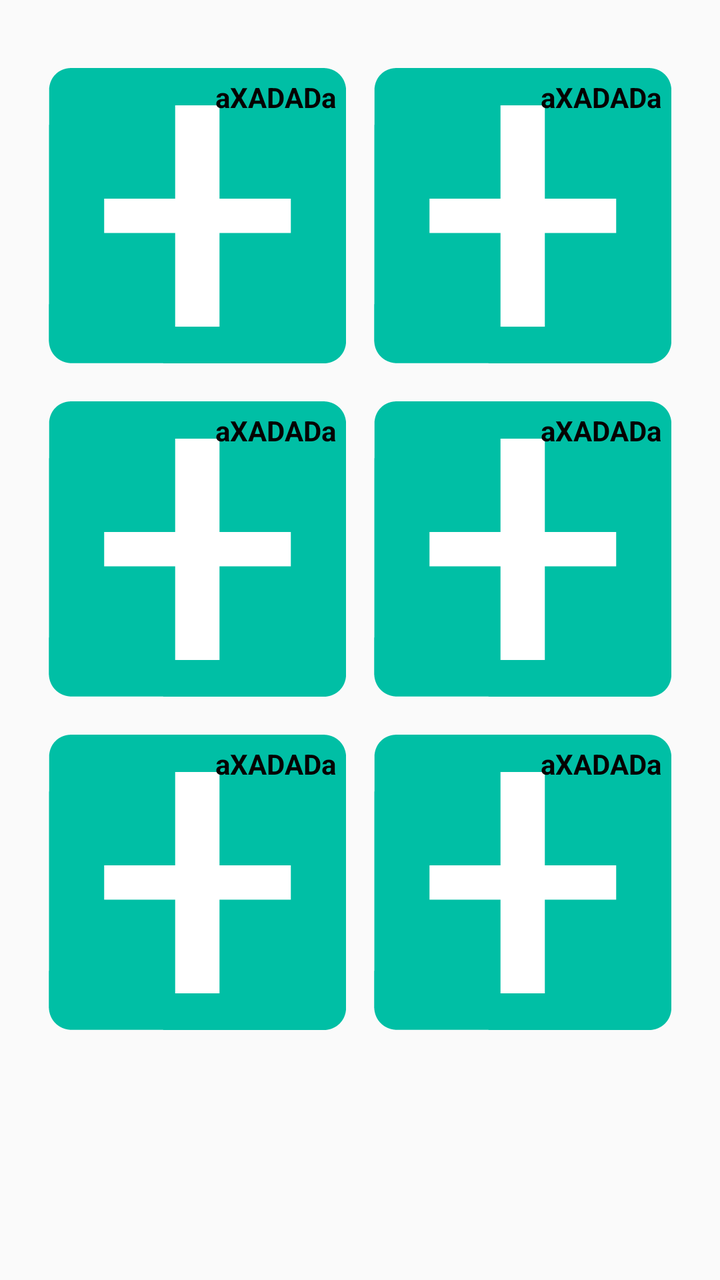
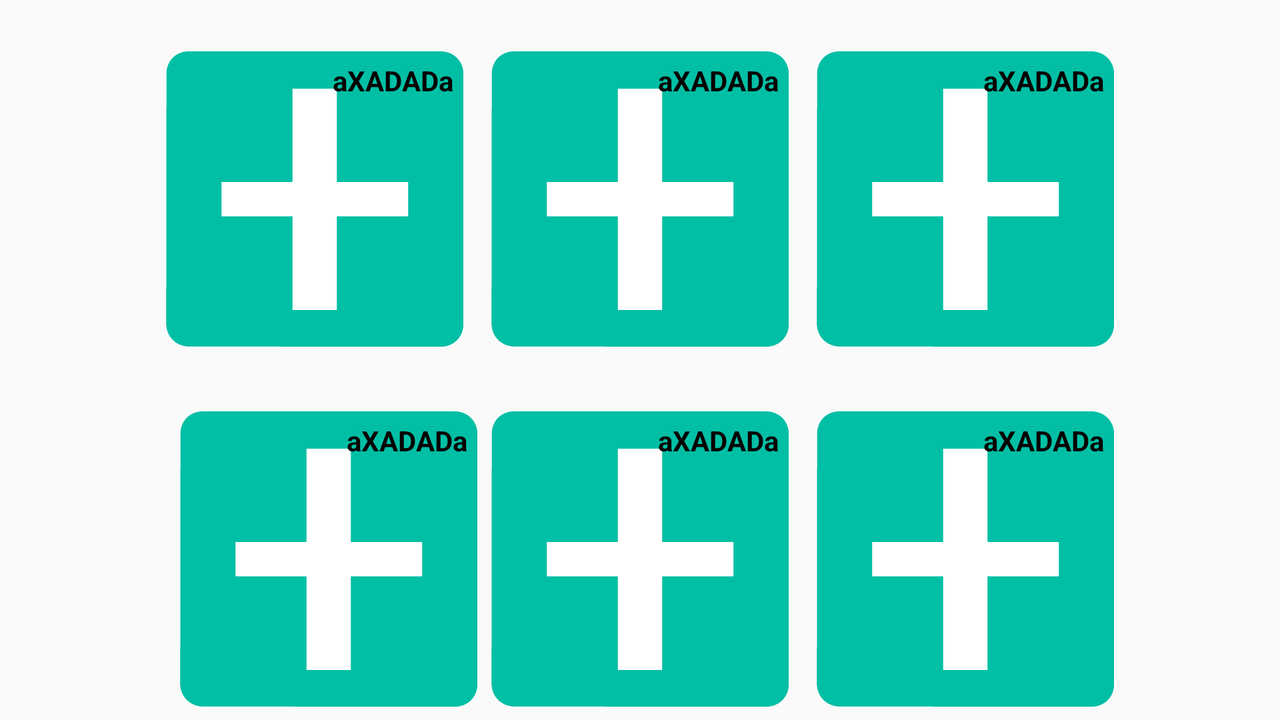

One screen, two layout resources from the same app: the default and the repository's alternative for another configuration. Each is rendered where Android would select it; the XML of both is given below.
<!-- AndroidManifest.xml: application theme AppTheme -->
<!-- res/layout/fragment_diary.xml -->
<?xml version="1.0" encoding="utf-8"?>
<TableLayout xmlns:android="http://schemas.android.com/apk/res/android"
    xmlns:app="http://schemas.android.com/apk/res-auto"
    android:layout_width="match_parent"
    android:layout_height="match_parent">

    <TableRow
        android:layout_width="match_parent"
        android:layout_height="match_parent"
        android:layout_marginTop="15dp"
        android:gravity="center">

        <include
            android:id="@+id/entry_0"
            layout="@layout/custom_entry"
            android:layout_width="wrap_content"
            android:layout_height="wrap_content"
            android:layout_column="0"
            android:layout_marginRight="7dp" />

        <include
            android:id="@+id/entry_1"
            layout="@layout/custom_entry"
            android:layout_width="wrap_content"
            android:layout_height="wrap_content"
            android:layout_column="3"
            android:layout_marginLeft="7dp" />
    </TableRow>

    <TableRow
        android:layout_width="match_parent"
        android:layout_height="match_parent"
        android:gravity="center">

        <include
            android:id="@+id/entry_2"
            layout="@layout/custom_entry"
            android:layout_width="wrap_content"
            android:layout_height="wrap_content"
            android:layout_column="0"
            android:layout_marginRight="7dp" />

        <include
            android:id="@+id/entry_3"
            layout="@layout/custom_entry"
            android:layout_width="wrap_content"
            android:layout_height="wrap_content"
            android:layout_column="3"
            android:layout_marginLeft="7dp" />
    </TableRow>

    <TableRow
        android:layout_width="match_parent"
        android:layout_height="match_parent"
        android:gravity="center">

        <include
            android:id="@+id/entry_4"
            layout="@layout/custom_entry"
            android:layout_width="wrap_content"
            android:layout_height="wrap_content"
            android:layout_column="0"
            android:layout_marginRight="7dp" />

        <include
            android:id="@+id/entry_5"
            layout="@layout/custom_entry"
            android:layout_width="wrap_content"
            android:layout_height="wrap_content"
            android:layout_column="3"
            android:layout_marginLeft="7dp" />
    </TableRow>

</TableLayout>
<!-- res/layout/custom_entry.xml (included above) -->
<?xml version="1.0" encoding="utf-8"?>
<RelativeLayout xmlns:android="http://schemas.android.com/apk/res/android"
    xmlns:app="http://schemas.android.com/apk/res-auto"
    android:layout_width="wrap_content"
    android:layout_height="wrap_content"
    android:layout_margin="15dp">

    <TextView
        android:id="@+id/txt_title"
        android:layout_width="wrap_content"
        android:layout_height="wrap_content"
        android:layout_centerHorizontal="true"
        android:textColor="@android:color/black"
        android:textSize="14sp" />

    <RelativeLayout
        android:layout_width="wrap_content"
        android:layout_height="wrap_content"
        android:layout_below="@+id/txt_title">

        <ImageView
            android:id="@+id/img"
            android:layout_width="wrap_content"
            android:layout_height="wrap_content"
            android:adjustViewBounds="true"
            android:scaleType="centerCrop"
            android:src="@drawable/add_entry_teal" />

        <TextView
            android:id="@+id/txt_caption"
            android:layout_width="wrap_content"
            android:layout_height="wrap_content"
            android:layout_alignRight="@+id/img"
            android:layout_margin="5dp"
            android:text="aXADADa"
            android:textColor="#050101"
            android:textStyle="bold" />
    </RelativeLayout>

</RelativeLayout>
<!-- resources referenced by this layout -->
<resources>
  <!-- drawable add_entry_teal: png bitmap (drawable-hdpi, 1359 bytes) -->
  <style name="AppTheme" parent="Theme.AppCompat.Light.NoActionBar">
          
          <item name="colorPrimary">@color/colorPrimary</item>
          <item name="colorPrimaryDark">@color/colorPrimaryDark</item>
          <item name="colorAccent">@color/colorAccent</item>
      </style>
  <color name="colorPrimary">#00BFA5</color>
  <color name="colorPrimaryDark">#00796B</color>
  <color name="colorAccent">#FF4081</color>
</resources>
<!-- res/layout-land/fragment_diary.xml (the repository's variant of the layout above) -->
<!-- drawn on the phone turned sideways -->
<?xml version="1.0" encoding="utf-8"?>
<TableLayout xmlns:android="http://schemas.android.com/apk/res/android"
    xmlns:app="http://schemas.android.com/apk/res-auto"
    android:layout_width="match_parent"
    android:layout_height="match_parent">

    <TableRow
        android:layout_width="match_parent"
        android:layout_height="match_parent"
        android:layout_weight="1"
        android:gravity="center">

        <include
            android:id="@+id/entry_0"
            layout="@layout/custom_entry"
            android:layout_width="wrap_content"
            android:layout_height="wrap_content"
            android:layout_column="0"
            android:layout_marginRight="7dp" />

        <include
            android:id="@+id/entry_1"
            layout="@layout/custom_entry"
            android:layout_width="wrap_content"
            android:layout_height="wrap_content"
            android:layout_column="1"
            android:layout_marginLeft="7dp"
            android:layout_marginRight="7dp" />

        <include
            android:id="@+id/entry_2"
            layout="@layout/custom_entry"
            android:layout_width="wrap_content"
            android:layout_height="wrap_content"
            android:layout_column="3"
            android:layout_marginLeft="7dp" />
    </TableRow>

    <TableRow
        android:layout_width="match_parent"
        android:layout_height="match_parent"
        android:layout_weight="1"
        android:gravity="center">

        <include
            android:id="@+id/entry_3"
            layout="@layout/custom_entry"
            android:layout_width="wrap_content"
            android:layout_height="wrap_content"
            android:layout_column="0"
            android:layout_marginLeft="7dp" />

        <include
            android:id="@+id/entry_4"
            layout="@layout/custom_entry"
            android:layout_width="wrap_content"
            android:layout_height="wrap_content"
            android:layout_column="1"
            android:layout_marginLeft="7dp"
            android:layout_marginRight="7dp" />

        <include
            android:id="@+id/entry_5"
            layout="@layout/custom_entry"
            android:layout_width="wrap_content"
            android:layout_height="wrap_content"
            android:layout_column="3"
            android:layout_marginLeft="7dp" />
    </TableRow>

</TableLayout>
